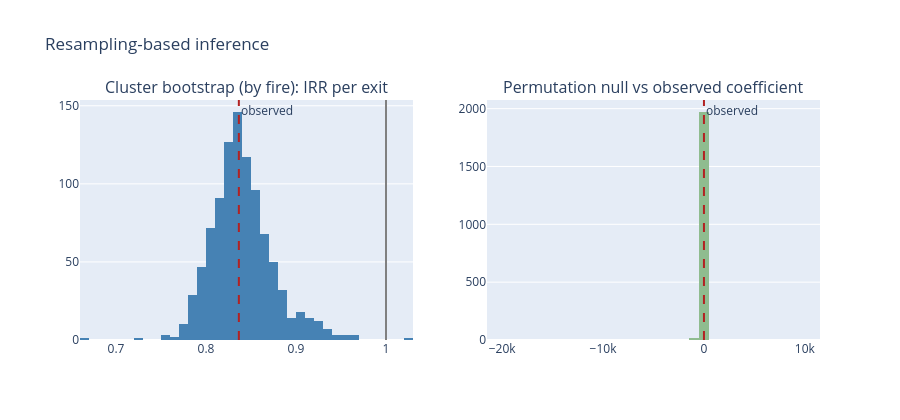

The cell this chart's notebook holds for it:
### Markdown cell above
**5e. Cluster bootstrap by fire + permutation test.** Records cluster within fires (the Camp fire
alone contributes three places), so we resample *fires* with replacement. And because asymptotic
p-values are optimistic at n = 38, we also build the exact null by permuting exits. **This is the most
important check in the notebook:** the permutation p is ~0.04 — three orders of magnitude weaker than
the asymptotic 2×10⁻⁶, though still under 0.05.

### Code cell
from plotly.subplots import make_subplots

rng = np.random.default_rng(42)
fires = df.Fire.unique()
boot = []
for _ in range(1000):
    bs = pd.concat([df[df.Fire == f] for f in rng.choice(fires, size=len(fires), replace=True)])
    try:
        bm = smf.negativebinomial("Identified_fatalities ~ exits", bs,
                                  offset=np.log(bs.population_corrected)).fit(disp=0, maxiter=200)
        if bm.mle_retvals.get("converged"):
            boot.append(bm.params["exits"])
    except Exception:
        pass
boot = np.array(boot)

perm = []
for _ in range(2000):
    d2 = df.assign(pex=rng.permutation(df.exits.values))
    try:
        pm = smf.negativebinomial("Identified_fatalities ~ pex", d2, offset=df.lpop).fit(disp=0, maxiter=200)
        perm.append(pm.params["pex"])
    except Exception:
        pass
perm = np.array(perm)

b_obs = m.params["exits"]
ci = np.exp(np.percentile(boot, [2.5, 97.5]))
p_perm = (np.abs(perm) >= abs(b_obs)).mean()
print(f"cluster bootstrap ({len(boot)} converged): IRR 95% CI [{ci[0]:.3f}, {ci[1]:.3f}], "
      f"P(coef >= 0) = {(boot >= 0).mean():.3f}")
print(f"permutation test ({len(perm)} fits):       two-sided p = {p_perm:.4f}  "
      f"(asymptotic p = {m.pvalues['exits']:.1e})")

fig = make_subplots(rows=1, cols=2, subplot_titles=(
    "Cluster bootstrap (by fire): IRR per exit", "Permutation null vs observed coefficient"))
fig.add_trace(go.Histogram(x=np.exp(boot), nbinsx=60, marker_color="steelblue", showlegend=False), 1, 1)
fig.add_vline(x=1.0, line_color="gray", row=1, col=1)
fig.add_vline(x=float(np.exp(b_obs)), line_dash="dash", line_color="firebrick",
              annotation_text="observed", row=1, col=1)
fig.add_trace(go.Histogram(x=perm, nbinsx=60, marker_color="darkseagreen", showlegend=False), 1, 2)
fig.add_vline(x=float(b_obs), line_dash="dash", line_color="firebrick",
              annotation_text="observed", row=1, col=2)
fig.update_layout(height=420, title="Resampling-based inference")
fig.show()

### Figure 1 — Plotly figure (JSON) as saved in the notebook; plotly's stock layout.template omitted (floating-point values rounded to 4 significant figures; data arrays with more than 128 entries replaced by an {"elided": "..."} marker saying what was removed)
{"data": [{"marker": {"color": "steelblue"}, "nbinsx": 60, "showlegend": false, "type": "histogram", "x": {"elided": "967 float values"}, "xaxis": "x", "yaxis": "y"}, {"marker": {"color": "darkseagreen"}, "nbinsx": 60, "showlegend": false, "type": "histogram", "x": {"elided": "2000 float values"}, "xaxis": "x2", "yaxis": "y2"}], "layout": {"annotations": [{"font": {"size": 16}, "showarrow": false, "text": "Cluster bootstrap (by fire): IRR per exit", "x": 0.225, "xanchor": "center", "xref": "paper", "y": 1.0, "yanchor": "bottom", "yref": "paper"}, {"font": {"size": 16}, "showarrow": false, "text": "Permutation null vs observed coefficient", "x": 0.775, "xanchor": "center", "xref": "paper", "y": 1.0, "yanchor": "bottom", "yref": "paper"}, {"showarrow": false, "text": "observed", "x": 0.8365, "xanchor": "left", "xref": "x", "y": 1, "yanchor": "top", "yref": "y domain"}, {"showarrow": false, "text": "observed", "x": -0.1785, "xanchor": "left", "xref": "x2", "y": 1, "yanchor": "top", "yref": "y2 domain"}], "height": 420, "shapes": [{"line": {"color": "gray"}, "type": "line", "x0": 1.0, "x1": 1.0, "xref": "x", "y0": 0, "y1": 1, "yref": "y domain"}, {"line": {"color": "firebrick", "dash": "dash"}, "type": "line", "x0": 0.8365, "x1": 0.8365, "xref": "x", "y0": 0, "y1": 1, "yref": "y domain"}, {"line": {"color": "firebrick", "dash": "dash"}, "type": "line", "x0": -0.1785, "x1": -0.1785, "xref": "x2", "y0": 0, "y1": 1, "yref": "y2 domain"}], "title": {"text": "Resampling-based inference"}, "xaxis": {"anchor": "y", "domain": [0.0, 0.45]}, "xaxis2": {"anchor": "y2", "domain": [0.55, 1.0]}, "yaxis": {"anchor": "x", "domain": [0.0, 1.0]}, "yaxis2": {"anchor": "x2", "domain": [0.0, 1.0]}}}
